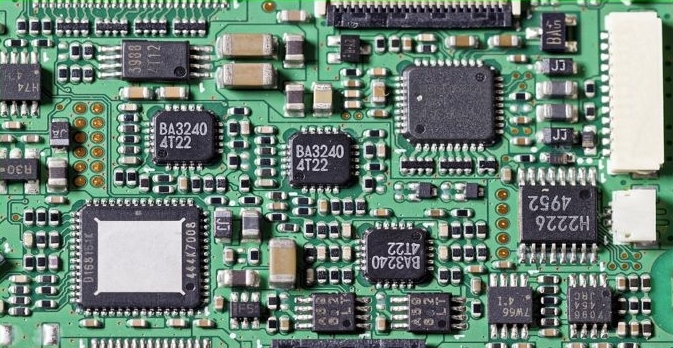
%> input picture Signals and Systems/3/P2/PCB.jpg, 673 x 348 px
$ octave P2.m   (GNU Octave 9; MATLAB toolbox functions it lacks are replaced by stand-ins)
%> lines starting %> are read from the running program, lines starting %| are printed output that depends on the picture; in (x1, y1, x2, y2) boxes, pixels count from 0 and x2, y2 are one past the last pixel; in counts of white or black regions, pixels touching at a corner belong together; the program's own positions count from 1
### Signals and Systems/3/P2/im2bin.m
function result = im2bin(img, thresh)
    result = false(size(img,1),size(img,2));
    for i = 1:size(img,1)
        for j = 1:size(img,2)
            if img(i,j)<= thresh
                result(i,j) = 1;
            end
        end
    end
end

### Signals and Systems/3/P2/correlate_coeff.m
function result = correlate_coeff(a,b)
a = double(a);
b = double(b);
result = (sum(a.*b,'all'))/sqrt(sum(a.*a,'all')*sum(b.*b,'all'));
end

### Signals and Systems/3/P2/P2.m
clear;clc;close all;

pcb = imread("PCB.jpg");
%> pcb is the input picture: size 348x673x3 uint8; mean R, G, B 106.9, 128.7, 116.9
ic = imread('IC.png');
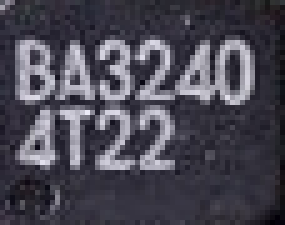
%> input picture Signals and Systems/3/P2/IC.png, 57 x 45 px (shown 5 times larger)
%> ic is the input picture: size 45x57x3 uint8; mean R, G, B 74.1, 72.1, 83.7

figure
subplot(2,3,1)
imshow(pcb)

pcb_2 = im2gray(imgaussfilt(pcb,3));
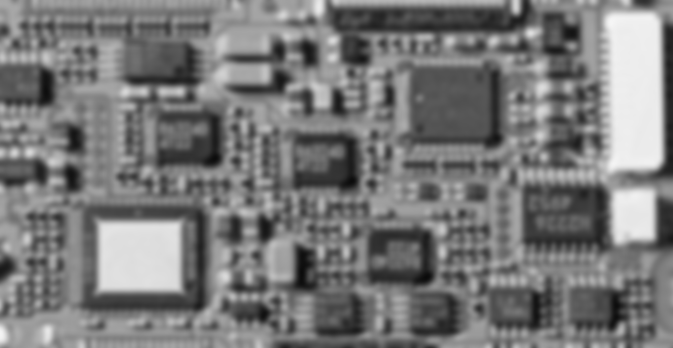
%> pcb_2: size 348x673 uint8; min 11, max 245, mean 120.9
subplot(2,3,2)
imshow(pcb_2);

pcb_2 = im2bin(pcb_2, 70);
%> after the loop in im2bin, `for i = 1:size(img,1)`:
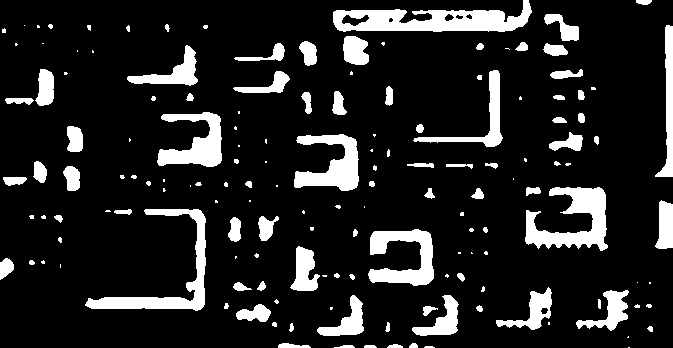
%> result: size 348x673 logical; 13.7% white; 153 white regions (68 under 20 px), largest, box (x1, y1, x2, y2) and area: (333, 0, 532, 32) 3469, (525, 187, 608, 251) 2664, (85, 209, 206, 311) 2536
subplot(2,3,3)
imshow(pcb_2);
pcb_2 = bwareaopen(pcb_2,1000);
subplot(2,3,4)
imshow(pcb_2)

ic_2 = im2bin(im2gray(ic) , 70);
%> after the loop in im2bin (call 2), `for i = 1:size(img,1)`: result: size 45x57 logical; 73% white; black in thin lines or dots, all inside (x1, y1, x2, y2) = (0, 0, 51, 45)
subplot(2,3,5)
imshow(ic_2)

pcb_3 = im2bin(pcb, 70);
%> call 3 of im2bin, with thresh = 70
%> after the loop in im2bin (call 3), `for i = 1:size(img,1)`:
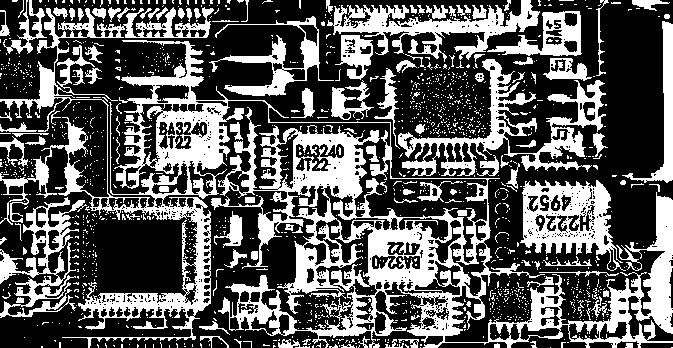
%> result: size 348x673 logical; 35.7% white; 1425 white regions (1307 under 20 px)
subplot(2,3,6);
imshow(pcb_3);

[Labeled,num]=bwlabel(pcb_2);
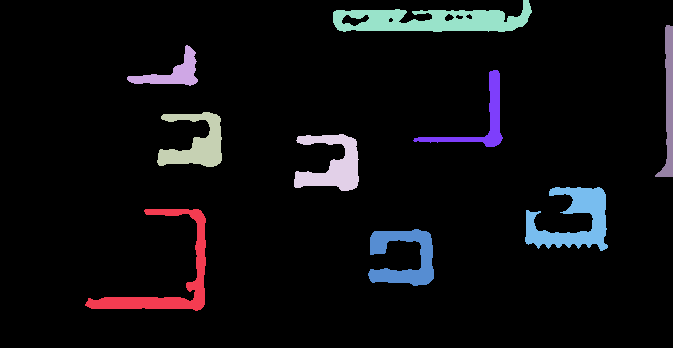
%> Labeled: size 348x673 double; 10 distinct labels, from 0 to 9; one colour per label, 0 black
%> num = 9
boxes = regionprops(Labeled,'BoundingBox');
%> boxes = 9 regions; largest, box (x1, y1, x2, y2): (85, 209, 206, 311), (413, 70, 503, 147), (333, 0, 532, 32), (525, 187, 608, 251), (368, 229, 434, 286)

figure
subplot(1,1,1)
imshow(pcb)
hold on
treshold = 0.75;
for n=1:size(boxes,1)
    part = imcrop(pcb_3, boxes(n).BoundingBox) ;
    part = imresize(part, size(ic_2)) ;
    first_coeff = correlate_coeff(part,ic_2) ;
    second_coeff = correlate_coeff(part,imrotate(ic_2,180)) ;
    if first_coeff >= treshold || second_coeff >= treshold
        rectangle('Position',boxes(n).BoundingBox, 'EdgeColor','r','LineWidth',3)
    end
end
%> this loop made 9 passes
%> (first_coeff, second_coeff) on passes 1 to 9: (0.587, 0.548), (0.635, 0.483), (0.783, 0.728), (0.783, 0.726), (0.653, 0.636), (0.761, 0.763), (0.547, 0.502), (0.737, 0.729), (0.699, 0.6)
%> pass 1, `part = imresize(part, size(ic_2)) ;`:
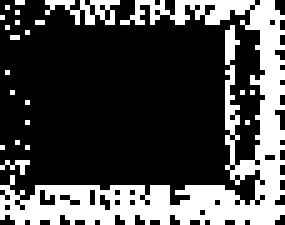
%> part: size 45x57 logical (shown 5 times larger); 28.4% white; 22 white regions (20 under 20 px), largest, box (x1, y1, x2, y2) and area: (0, 0, 57, 45) 662, (9, 0, 24, 5) 36
%> after the loop:
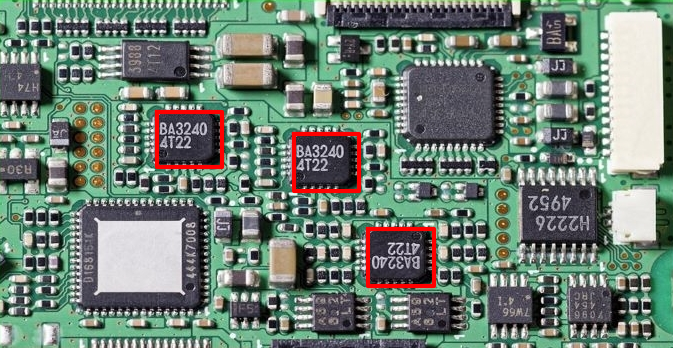
%> figure redrawn from the program's plot data
hold off
